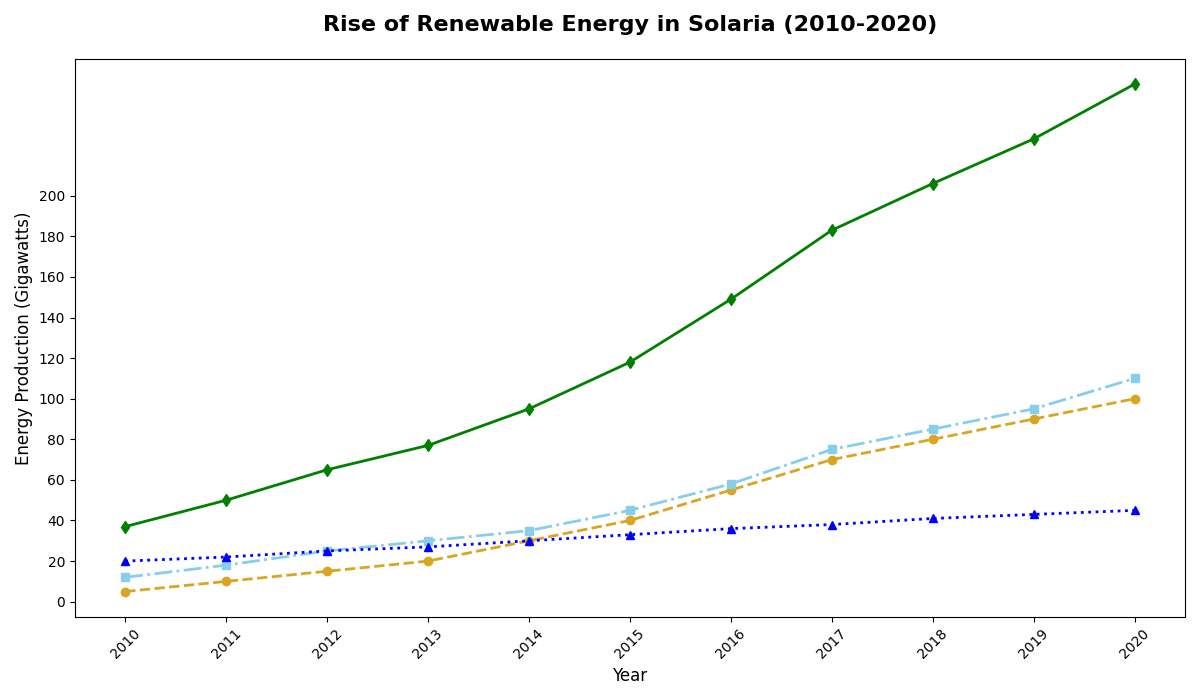

Python code for this plot:
import matplotlib.pyplot as plt
import numpy as np

years = np.arange(2010, 2021)
solar_energy = np.array([5, 10, 15, 20, 30, 40, 55, 70, 80, 90, 100])
wind_energy = np.array([12, 18, 25, 30, 35, 45, 58, 75, 85, 95, 110])
hydro_energy = np.array([20, 22, 25, 27, 30, 33, 36, 38, 41, 43, 45])
total_energy = solar_energy + wind_energy + hydro_energy

plt.figure(figsize=(12, 7))
plt.plot(years, solar_energy, color='goldenrod', linestyle='--', marker='o', linewidth=2)
plt.plot(years, wind_energy, color='skyblue', linestyle='-.', marker='s', linewidth=2)
plt.plot(years, hydro_energy, color='blue', linestyle=':', marker='^', linewidth=2)
plt.plot(years, total_energy, color='green', linestyle='-', marker='d', linewidth=2)

plt.title('Rise of Renewable Energy in Solaria (2010-2020)', fontsize=16, fontweight='bold', pad=20)
plt.xlabel('Year', fontsize=12)
plt.ylabel('Energy Production (Gigawatts)', fontsize=12)

plt.xticks(years, rotation=45)
plt.yticks(np.arange(0, 201, 20))

plt.tight_layout()
plt.show()
